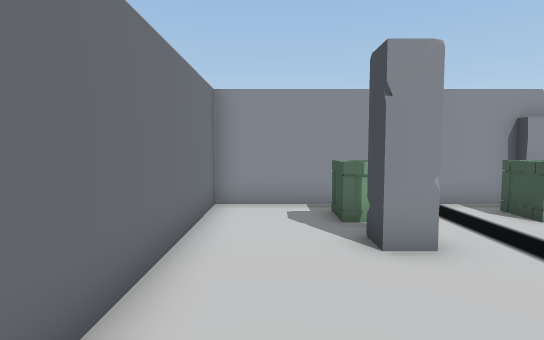
[1] (above)

21 first-person views from a walk through a 3-D level made in the Unity game engine. The camera is 1.5 m above the floor, tilts 4° down and sees 80° across. The floor is counted in squares, 1 m on a side. Each view is taken from the middle of a square. On the plan, view 1 faces up. The plan holds only what a view shows up to about 15 squares ahead; the rest is blank. The place goes on beyond the plan. Some animated figures are left out. Door leaves are left out, so doorways stand open.

[2]
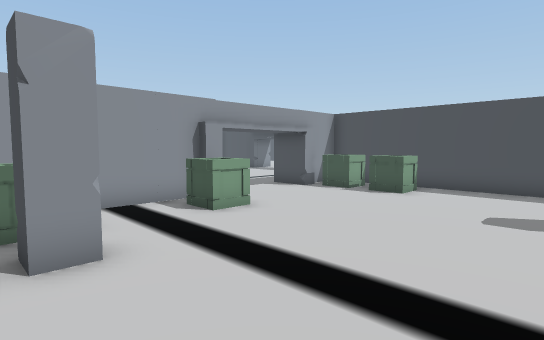

[3]
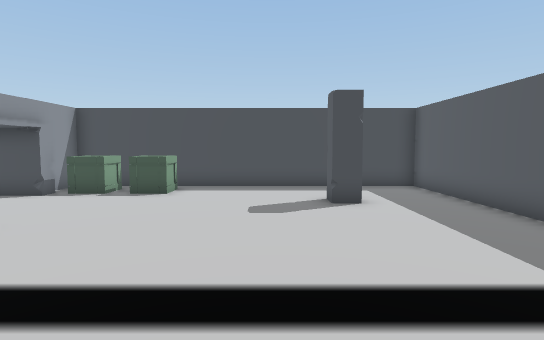

[4]
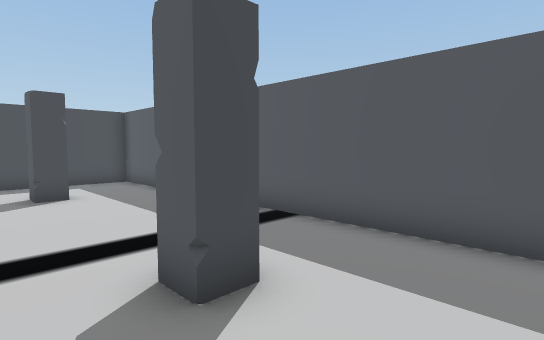

[5]
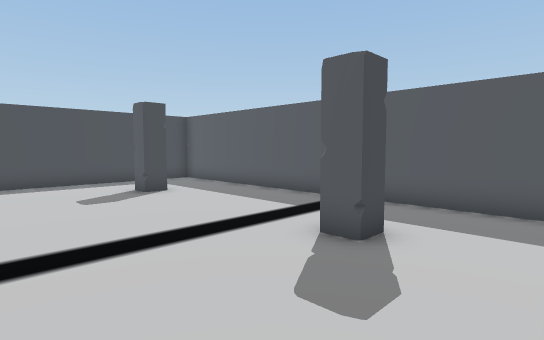

[6]
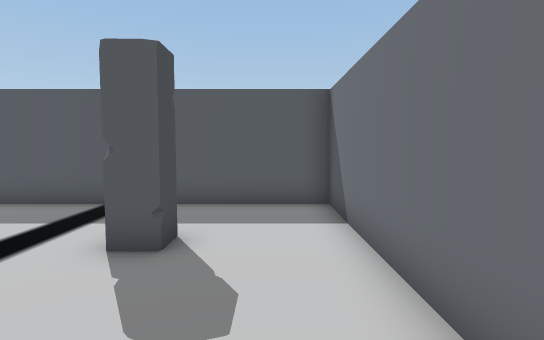

[7]
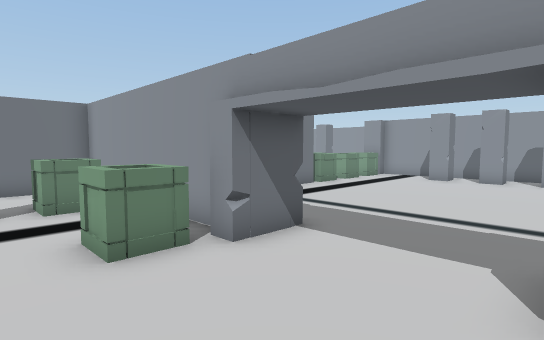

[8]
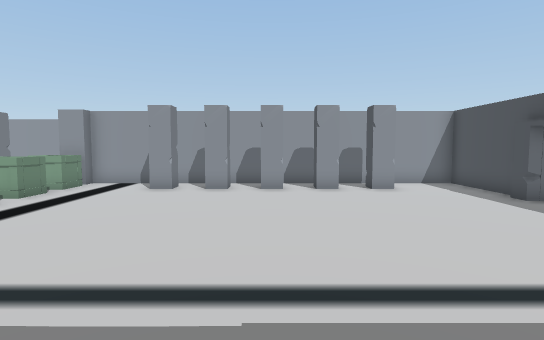

[9]
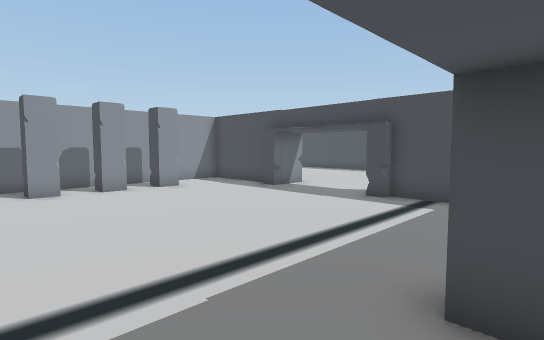

[10]
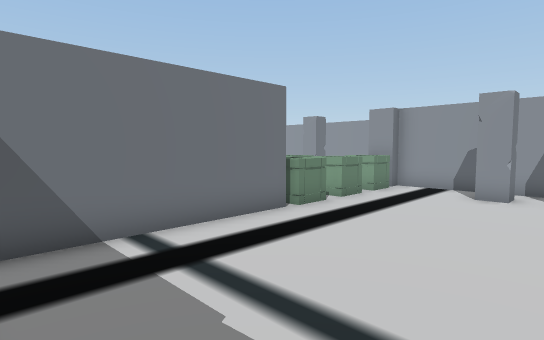

[11]
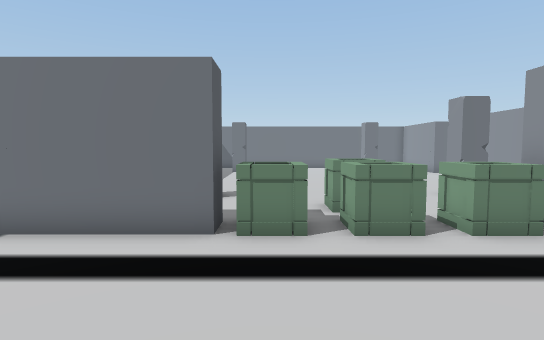

[12]
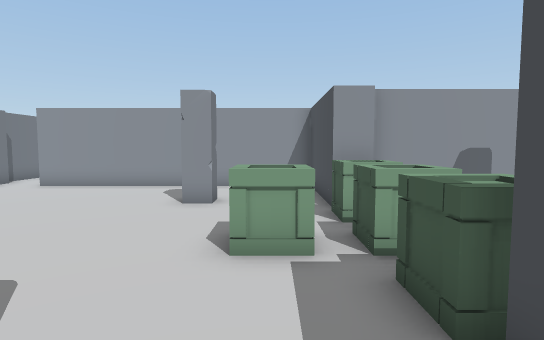

[13]
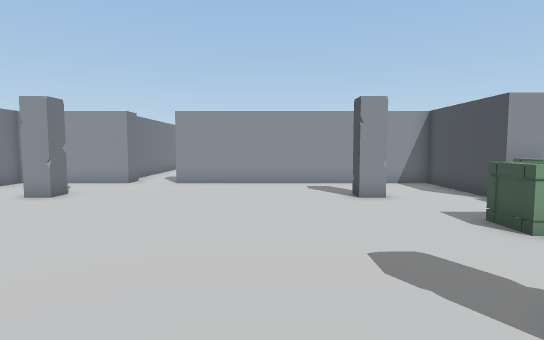

[14]
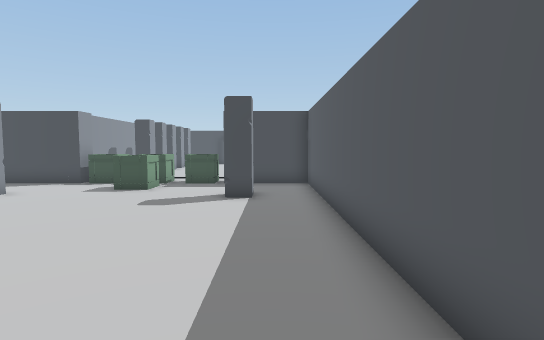

[15]
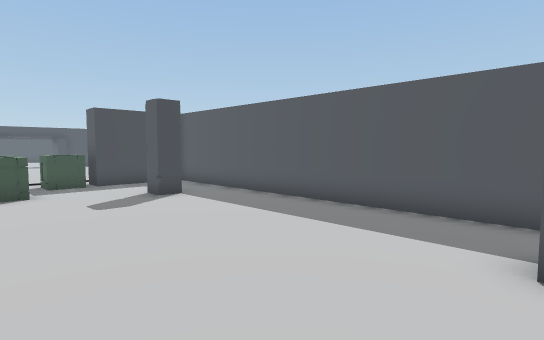

[16]
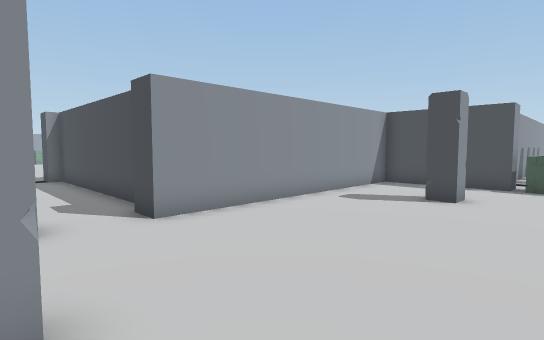

[17]
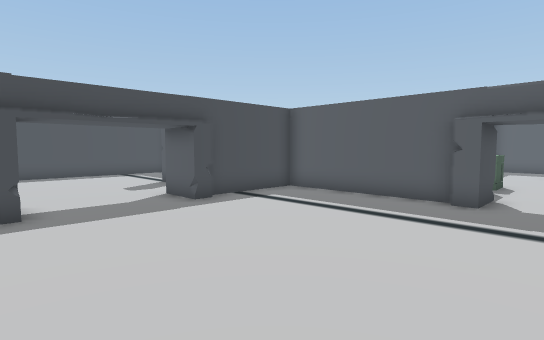

[18]
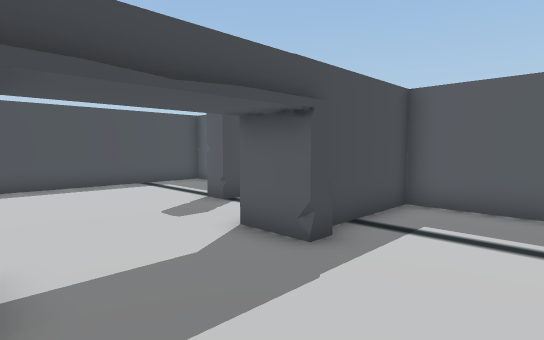

[19]
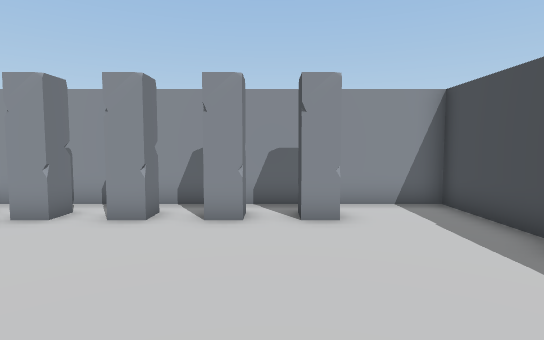

[20]
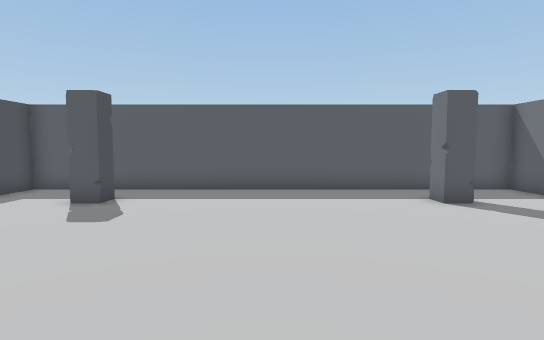

[21]
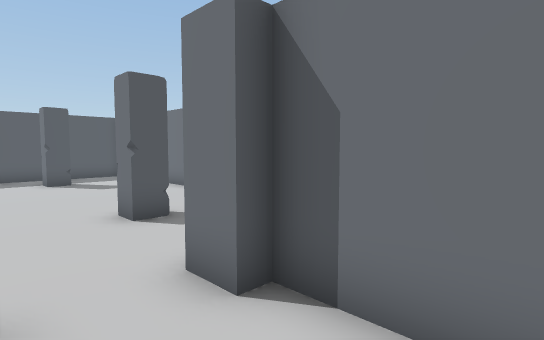

### Floor plan
Points are (right, up) in squares from view 1. A wall is a line through its corners. A room is listed if a view was taken in it or the views show most of it. See-through windows are left out.
Room 1 (views 1, 2, 3, 4, 5, 6, 7)
walls: (7, 8.1) (6.4, 8.1); (6.5, 8.5) (-1.5, 8.5) (-1.5, -4.5) (13.5, -4.5) (13.5, 8.5) (11.9, 8.5); (11.5, 8.1) (11, 8.1)
ways out: opening at (9, 7.7) to room 2
objects: other object (2, -1); other object (2, 5); crate (2, 7); crate (6, 7) to (6, 8); other object (10, -1); crate (12, 5); crate (12, 7) to (12, 8)
Room 2 (views 8, 9, 10, 11, 12, 13, 14, 15, 16, 17, 18, 19, 20)
walls: (7, 9.9) (7, 8.1); (11.5, 9.5) (17.5, 9.5) (17.5, 13.3); (11, 8.1) (11, 9.9) (11.6, 9.9); (-12.5, 12.5) (1.5, 12.5) (1.5, 16) (2.5, 16) (2.5, 10.4); (-11, 26.5) (-12.5, 26.5); (17.5, 19) (17.5, 22.5) (2.5, 22.5) (2.5, 22) (1.5, 22) (1.5, 26.5) (-9, 26.5); (17.1, 13.6) (17.1, 14) (18.9, 14); (17.5, 13.4) (17.1, 13.4); (18.9, 18) (17.1, 18) (17.1, 18.6)
low walls: (17.5, 13.3) (17.1, 13.6)
ways out: opening at (9, 7.7) to room 1; open door at (-10, 27) to room 3; opening at (19, 16); gap at (2, 16)
objects: other object (-12, 15); other object (-12, 23); other object (-2, 15); other object (-2, 23); crate (0, 19); crate (2, 17); crate (2, 19); crate (2, 21); other object (6, 21); other object (8, 21); other object (10, 21); other object (12, 21); other object (14, 21)
Room 3 (view 21)
walls: (-8.5, 28.6) (-8.5, 30.5); (-11.5, 29.9) (-11.5, 27.5) (-11, 27.5)
ways out: open door at (-10, 27) to room 2

Where each view was taken, in squares from view 1:
view 1: 0 up, 0 right, facing up
view 2: 0 up, 1 right, facing up-right
view 3: 1 up, 1 right, facing right
view 4: 1 up, 1 left, facing down-right
view 5: 4 up, 1 left, facing down-right
view 6: 4 up, 0 right, facing down
view 7: 5 up, 11 right, facing up-left
view 8: 9 up, 10 right, facing up
view 9: 9 up, 8 right, facing up-right
view 10: 10 up, 8 right, facing up-left
view 11: 17 up, 8 right, facing left
view 12: 14 up, 0 right, facing up
view 13: 13 up, 5 left, facing up
view 14: 14 up, 12 left, facing right
view 15: 20 up, 12 left, facing down-right
view 16: 20 up, 12 left, facing up-right
view 17: 19 up, 9 right, facing down-right
view 18: 18 up, 14 right, facing down-right
view 19: 14 up, 13 right, facing up
view 20: 24 up, 7 left, facing down
view 21: 30 up, 9 left, facing down-left
